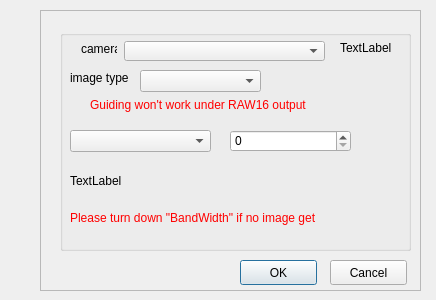
<?xml version="1.0" encoding="UTF-8"?>
<ui version="4.0">
 <class>X2CameraASI</class>
 <widget class="QDialog" name="X2CameraASI">
  <property name="geometry">
   <rect>
    <x>0</x>
    <y>0</y>
    <width>436</width>
    <height>300</height>
   </rect>
  </property>
  <property name="windowTitle">
   <string>X2 Camera ASI setting</string>
  </property>
  <widget class="X2Form" name="X2Form">
   <property name="geometry">
    <rect>
     <x>40</x>
     <y>10</y>
     <width>381</width>
     <height>281</height>
    </rect>
   </property>
   <property name="frameShape">
    <enum>QFrame::StyledPanel</enum>
   </property>
   <property name="frameShadow">
    <enum>QFrame::Raised</enum>
   </property>
   <widget class="QGroupBox" name="groupBox_9">
    <property name="geometry">
     <rect>
      <x>20</x>
      <y>20</y>
      <width>351</width>
      <height>221</height>
     </rect>
    </property>
    <property name="title">
     <string/>
    </property>
    <widget class="QLabel" name="label_8">
     <property name="geometry">
      <rect>
       <x>21</x>
       <y>11</y>
       <width>36</width>
       <height>16</height>
      </rect>
     </property>
     <property name="text">
      <string>camera</string>
     </property>
    </widget>
    <widget class="QComboBox" name="comboBox">
     <property name="geometry">
      <rect>
       <x>64</x>
       <y>11</y>
       <width>201</width>
       <height>20</height>
      </rect>
     </property>
    </widget>
    <widget class="QComboBox" name="comboBox_2">
     <property name="geometry">
      <rect>
       <x>80</x>
       <y>40</y>
       <width>121</width>
       <height>22</height>
      </rect>
     </property>
    </widget>
    <widget class="QLabel" name="label">
     <property name="geometry">
      <rect>
       <x>10</x>
       <y>40</y>
       <width>71</width>
       <height>16</height>
      </rect>
     </property>
     <property name="text">
      <string>image type</string>
     </property>
    </widget>
    <widget class="QComboBox" name="comboBox_3">
     <property name="geometry">
      <rect>
       <x>10</x>
       <y>100</y>
       <width>141</width>
       <height>22</height>
      </rect>
     </property>
    </widget>
    <widget class="QSpinBox" name="spinBox">
     <property name="geometry">
      <rect>
       <x>170</x>
       <y>100</y>
       <width>121</width>
       <height>22</height>
      </rect>
     </property>
    </widget>
    <widget class="QLabel" name="label_2">
     <property name="geometry">
      <rect>
       <x>10</x>
       <y>130</y>
       <width>321</width>
       <height>41</height>
      </rect>
     </property>
     <property name="text">
      <string>TextLabel</string>
     </property>
     <property name="wordWrap">
      <bool>true</bool>
     </property>
    </widget>
    <widget class="QLabel" name="label_3">
     <property name="geometry">
      <rect>
       <x>280</x>
       <y>10</y>
       <width>54</width>
       <height>16</height>
      </rect>
     </property>
     <property name="text">
      <string>TextLabel</string>
     </property>
    </widget>
    <widget class="QLabel" name="label_4">
     <property name="geometry">
      <rect>
       <x>30</x>
       <y>60</y>
       <width>261</width>
       <height>31</height>
      </rect>
     </property>
     <property name="text">
      <string>&lt;html&gt;&lt;head/&gt;&lt;body&gt;&lt;p&gt;&lt;span style=&quot; color:#ff0000;&quot;&gt;Guiding won't work under RAW16 output&lt;/span&gt;&lt;/p&gt;&lt;/body&gt;&lt;/html&gt;</string>
     </property>
    </widget>
    <widget class="QLabel" name="label_5">
     <property name="geometry">
      <rect>
       <x>10</x>
       <y>180</y>
       <width>311</width>
       <height>16</height>
      </rect>
     </property>
     <property name="text">
      <string>&lt;html&gt;&lt;head/&gt;&lt;body&gt;&lt;p&gt;&lt;span style=&quot; color:#ff0000;&quot;&gt;Please turn down &amp;quot;BandWidth&amp;quot; if no image get&lt;/span&gt;&lt;/p&gt;&lt;/body&gt;&lt;/html&gt;</string>
     </property>
    </widget>
   </widget>
   <widget class="QPushButton" name="pushButtonOK">
    <property name="geometry">
     <rect>
      <x>200</x>
      <y>250</y>
      <width>77</width>
      <height>25</height>
     </rect>
    </property>
    <property name="text">
     <string>OK</string>
    </property>
   </widget>
   <widget class="QPushButton" name="pushButtonCancel">
    <property name="geometry">
     <rect>
      <x>290</x>
      <y>250</y>
      <width>77</width>
      <height>25</height>
     </rect>
    </property>
    <property name="text">
     <string>Cancel</string>
    </property>
   </widget>
  </widget>
 </widget>
 <customwidgets>
  <customwidget>
   <class>X2Form</class>
   <extends>QFrame</extends>
   <header>x2form.h</header>
   <container>1</container>
  </customwidget>
 </customwidgets>
 <resources/>
 <connections/>
</ui>
